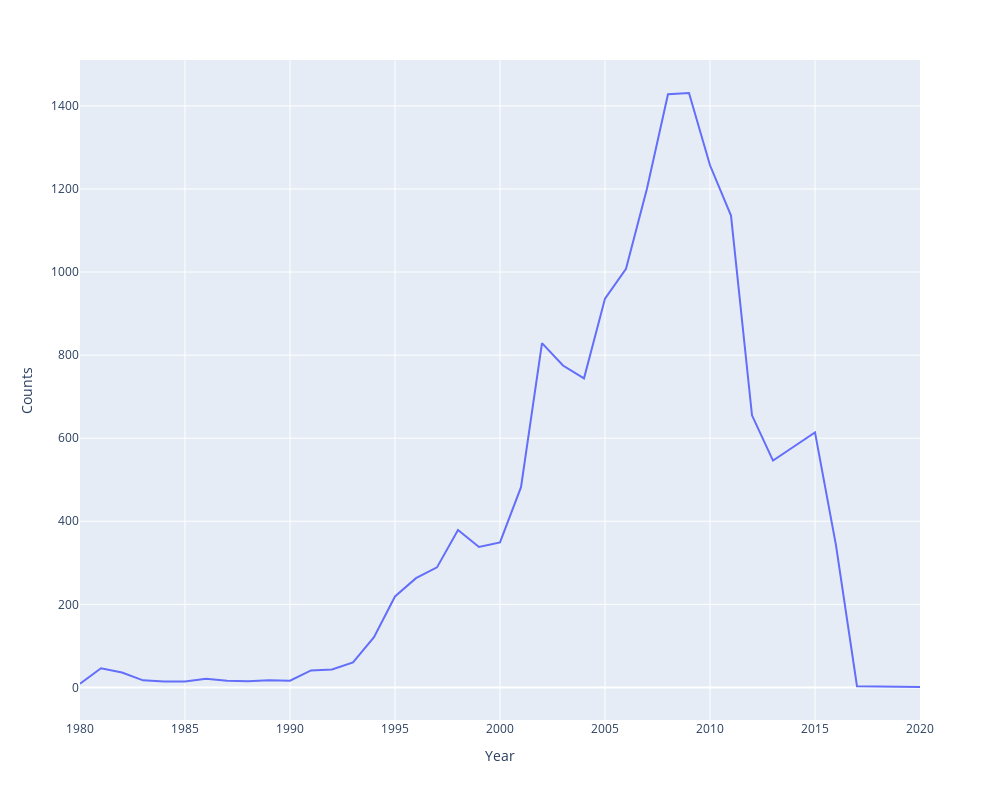

Write notebook code for a chart like this one.
### Code cell
year_counts = year_counts.sort_values(by='Year', ascending=False)

fig = px.line(year_counts, x='Year', y='Counts', width=1000,height=800)

fig.show()

### Figure 1 — Plotly figure (JSON) as saved in the notebook; plotly's stock layout.template omitted (floating-point values rounded to 4 significant figures)
{"data": [{"hovertemplate": "Year=%{x}<br>Counts=%{y}<extra></extra>", "legendgroup": "", "line": {"color": "#636efa", "dash": "solid"}, "marker": {"symbol": "circle"}, "mode": "lines", "name": "", "orientation": "v", "showlegend": false, "type": "scatter", "x": [2020, 2017, 2016, 2015, 2014, 2013, 2012, 2011, 2010, 2009, 2008, 2007, 2006, 2005, 2004, 2003, 2002, 2001, 2000, 1999, 1998, 1997, 1996, 1995, 1994, 1993, 1992, 1991, 1990, 1989, 1988, 1987, 1986, 1985, 1984, 1983, 1982, 1981, 1980], "xaxis": "x", "y": [1, 3, 342, 614, 580, 546, 655, 1136, 1257, 1431, 1428, 1201, 1008, 936, 744, 775, 829, 482, 349, 338, 379, 289, 263, 219, 121, 60, 43, 41, 16, 17, 15, 16, 21, 14, 14, 17, 36, 46, 9], "yaxis": "y"}], "layout": {"height": 800, "legend": {"tracegroupgap": 0}, "margin": {"t": 60}, "width": 1000, "xaxis": {"anchor": "y", "domain": [0, 1], "title": {"text": "Year"}}, "yaxis": {"anchor": "x", "domain": [0, 1], "title": {"text": "Counts"}}}}
